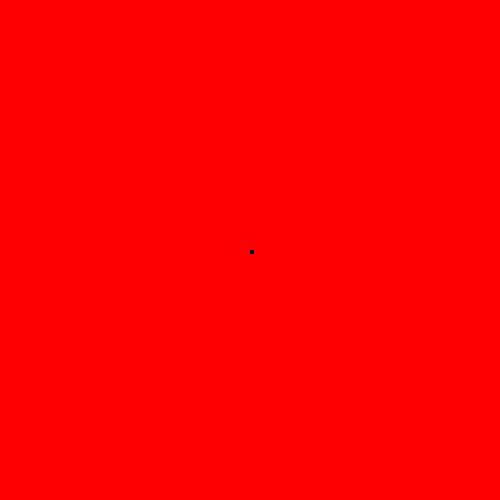
Frame 1 (no input)
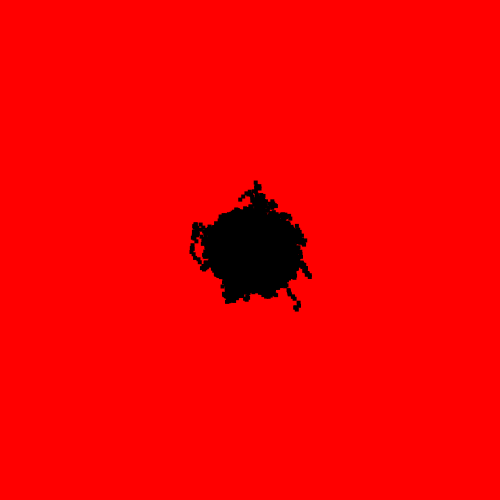
Frame 60 (no input)
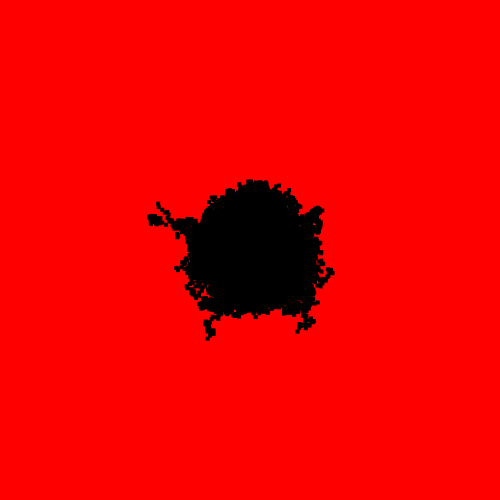
Frame 120 (the mouse pressed at the canvas centre since frame 60)

The p5.js sketch that drew these frames (run headless with seeded random() and noise() and a simulated clock; from frame 60 on, the mouse is pressed at the canvas centre):

// p5.js sketch
// ── sketch.js
const numero = 1000

let rx = [] // rx = new Array()
let ry = []

function setup() {
	createCanvas(500, 500)
	background(255,0,0)


	for (let i=0; i<numero; i++) {
		rx[i] = width/2
		ry[i] = width/2
	}

	// rx[0] = width/2
	// ry[0] = height/2

	// rx[1] = width/2
	// ry[1] = height/2
}

function draw() {
	noStroke()
	fill(0)
	for (let i=0; i<numero; i++) {
		rect(rx[i], ry[i], 4, 4)
		rx[i] = rx[i] + random(-4, 4)
		ry[i] = ry[i] + random(-4, 4)
	}
}
